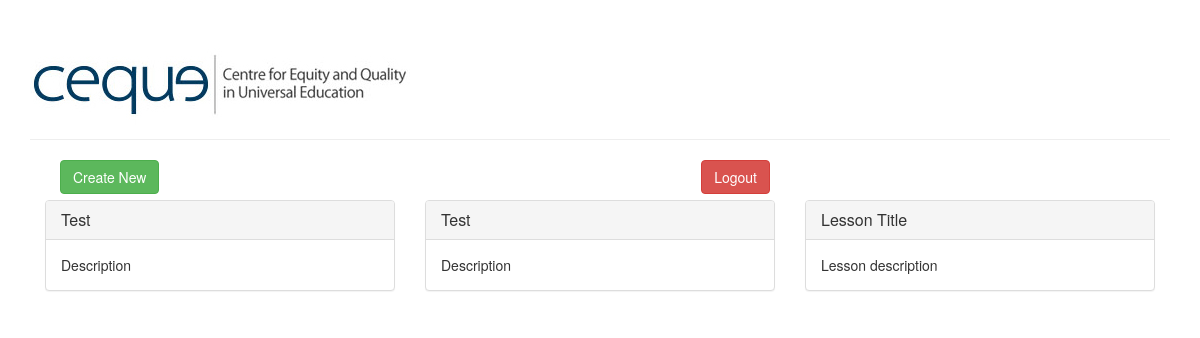
The app's page /dashboard (signed in), older data.
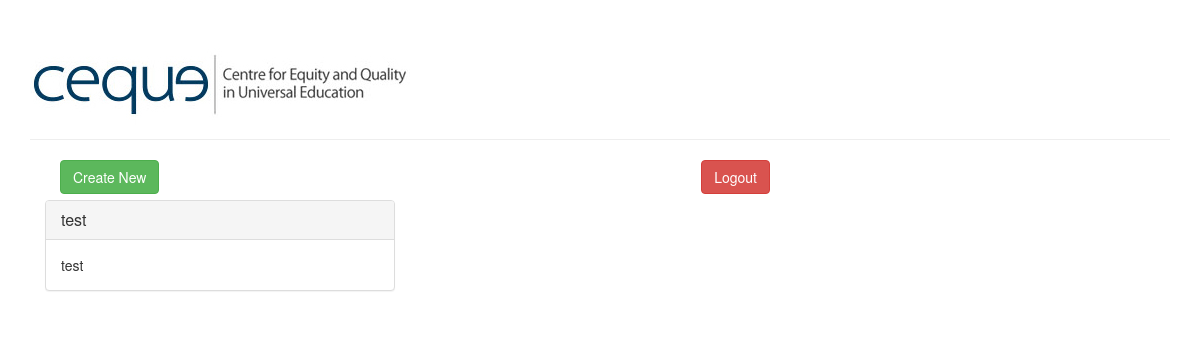
The same page, newer data.
### database_setup.py (models this page shows)
class LessonPlan(Base):
	__tablename__ = "LessonPlan"
	id = Column(Integer, primary_key = True, autoincrement=True)
	unit = Column(String(100), unique = False)
	title = Column(String(100), unique = False)
	purpose = Column(String(1000), unique = False)
	class_value = Column(String(10), unique = False)
	user_id = Column(Integer, unique = False)
	description = Column(String(10000), unique = False, nullable = False)
	timestamp = Column(String(100), unique = False, nullable = False)

### application.py (the view)
@application.route("/dashboard", methods = ["GET", "POST"])
@login_required
def dashboard():
	session = DBSession()
	lesson_plans = session.query(LessonPlan).filter_by(user_id = current_user.get_id()).all()
	return render_template('dashboard.html', plans = lesson_plans)

### application.py (called while the page is built)
@login_manager.user_loader
def load_user(userid):
    user = User()
    user.id = userid
    return user

### templates/dashboard.html (shortened to what this page needs)
<!DOCTYPE html>
<html lang="en">
<head>
    <link href="http://netdna.bootstrapcdn.com/bootstrap/3.2.0/css/bootstrap.min.css" rel="stylesheet">
    <link href="http://netdna.bootstrapcdn.com/bootstrap/3.2.0/css/bootstrap.min.css" rel="stylesheet">
</head>
<body>
<div class="container">
    <div class="page-header">
    </div>
    <div class="col-md-12">
        <div class="col-md-2">
        <a href="{{ url_for('lesson_plan') }}"><button class="btn btn-success">Create New</button></a>
        </div>
        <div class="col-md-6">
        <a href="{{ url_for('logout') }}"><button class="btn btn-danger pull-right">Logout</button></a>
        </div>
    </div>
    <br>
    <br>
    {% if plans | length >= 1 %}
    <div class="col-md-12" id="panel">
    <div class="row">
        {% for plan in plans %}
        <div class="col-md-4">
            <div class="panel panel-default">
              <div class="panel-heading">
                <h3 class="panel-title">{{ plan.title }}</h3>
              </div>
              <div class="panel-body">
                 {{ plan.description }}
              </div>
            </div>
        </div>
        {% endfor %}
    </div>
    {% else %}
    <div>
    <center><p>No lesson plans</p></center>
    </div>
    {% endif %}
</div>
<br/>
</body>
</html>

### templates/dashboard.html (style rules this page uses)
.page-header { background-image:url("static/ceque-logo.jpg"); background-repeat: no-repeat; height: 100px; }

Row changes from the older to the newer data that the page shows:
removed LessonPlan: title "Test", description "Description"
removed LessonPlan: title "Lesson Title", description "Lesson description"
changed LessonPlan: title "Test" → "test"; description "Description" → "test"
